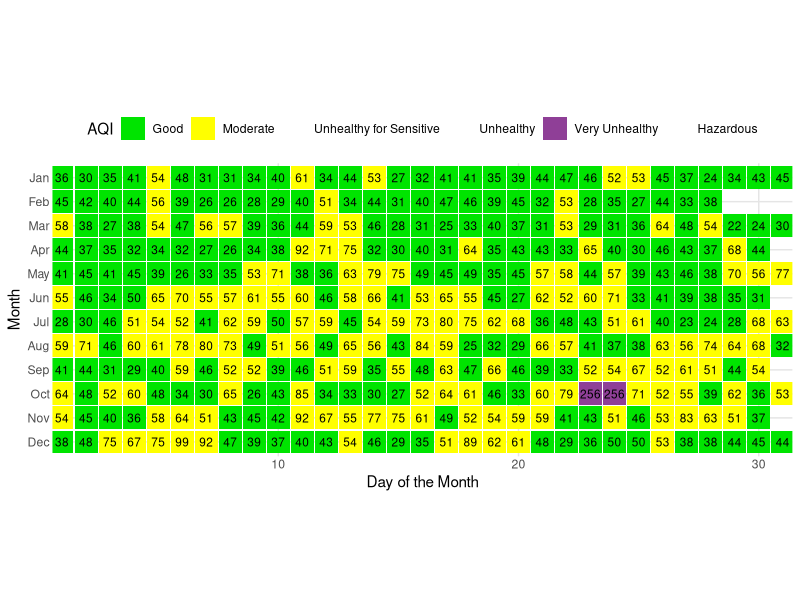

Source code (R):
## ---- chunk 1
# Setup default locale to en_US in Windows 10
Sys.setlocale(category = "LC_ALL", locale = "English_United States.1252")
library(knitr)
opts_knit$set(root.dir = here::here())
opts_chunk$set(echo = TRUE, message = FALSE, warning = FALSE, fig.retina = 3,
  comment = "#>")
## ---- chunk 2
library(tidyverse)
library(lubridate)
daily_aqi <- read_csv("data/akl-aqi19.csv")
aqi_cat <- fct_inorder(c("Good", "Moderate", "Unhealthy for Sensitive",
                         "Unhealthy", "Very Unhealthy", "Hazardous"))
aqi_pal <- setNames(
  c("#00E400", "#FFFF00", "#FF7E00", "#FF0000", "#8F3F97", "#7E0023"),
  aqi_cat)
## ---- chunk 3
library(dplyr)
get_aqi_cat <- function(x) {                       
  case_when(
    x <= 50 ~ "Good",
    x <= 100 ~ "Moderate",
    x <= 150 ~ "Unhealthy for Sensitive",
    x <= 200 ~ "Unhealthy",
    x <= 300 ~ "Very Unhealthy",
    TRUE ~ "Hazardous"
  ) %>% factor(levels=aqi_cat)
}
daily_aqi <- mutate(daily_aqi,
                    aqi_cat = get_aqi_cat(max_aqi),
                    month = month(date, label=TRUE, abbr=TRUE),
                    mday = mday(date)
)
aqi_table <- group_by(daily_aqi, month) 
aqi_table
## ---- chunk 4
table_data <- summarise(aqi_table, 
                        Good = sum(aqi_cat == "Good"),
                        Moderate = sum(aqi_cat == "Moderate"),
                        'Unhealthy for Sensitive' = sum(aqi_cat == "Unhealthy for Sensitive"),
                        Unhealthy = sum(aqi_cat == "Unhealthy"),
                        'Very Unhealthy' = sum(aqi_cat == "Very Unhealthy"),
                        Hazardous = sum(aqi_cat == "Hazardous"),
)
kable(table_data) 
## ---- chunk 5
daily_aqi %>% 
  ggplot(aes(mday, month, fill = aqi_cat, label = max_aqi)) +
  geom_tile(width = 0.95, height = 0.95) +
  geom_text(size = 3) +
  scale_fill_manual(
    values = aqi_pal, 
    name = 'AQI', 
    drop = FALSE, 
    labels = aqi_cat,
    guide = guide_legend(nrow = 1)
  ) + 
  scale_y_discrete(limits = rev) +
  labs(y = "Month", x = "Day of the Month") +
  coord_fixed(xlim = c(2,30)) +
  theme(
    panel.background = element_rect(fill = NA),
    panel.grid.major = element_line(colour = "grey90"),
    axis.ticks.length.y = unit(0, 'cm'),
    axis.ticks.length.x = unit(0, 'cm'),
    legend.position = 'top'
  )
